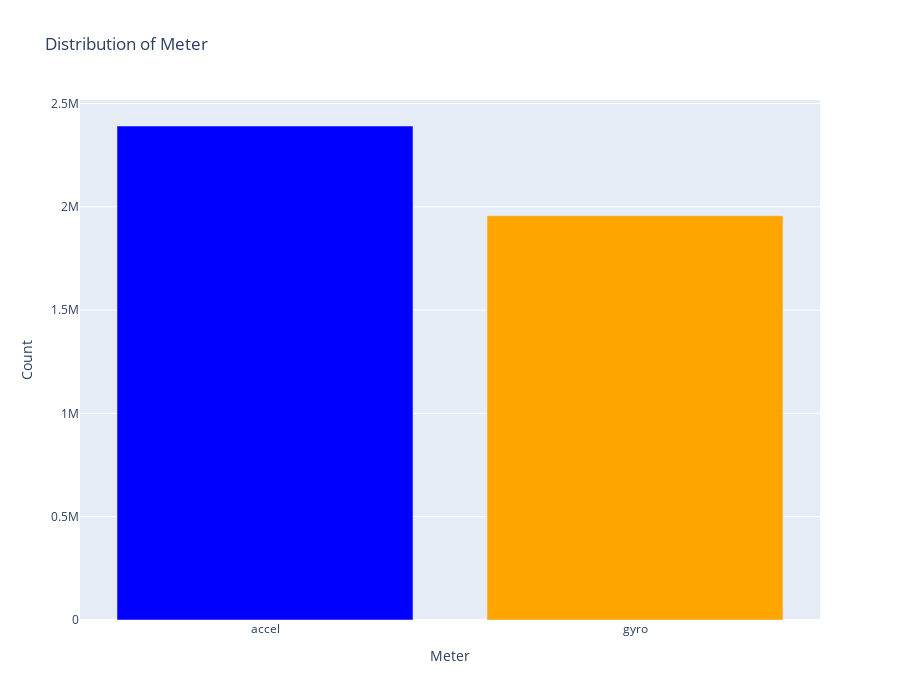

Notebook code for this chart:
### Code cell
categorical_count_list = df["meter"].value_counts().keys().tolist()


meter_count_list = df["meter"].value_counts().tolist()


# Create a bar chart
fig = go.Figure(data=[go.Bar(x=categorical_count_list, y=meter_count_list, marker_color = ["blue","orange"] )])

# Update layout
fig.update_layout(title='Distribution of Meter',
                  xaxis_title='Meter',
                  yaxis_title='Count',                  
                  width = 900,
                  height = 700)

# Show the plot
fig.show()

### Figure 1 — Plotly figure (JSON) as saved in the notebook; plotly's stock layout.template omitted (floating-point values rounded to 4 significant figures)
{"data": [{"marker": {"color": ["blue", "orange"]}, "type": "bar", "x": ["accel", "gyro"], "y": [2391208, 1956682]}], "layout": {"height": 700, "title": {"text": "Distribution of Meter"}, "width": 900, "xaxis": {"title": {"text": "Meter"}}, "yaxis": {"title": {"text": "Count"}}}}
